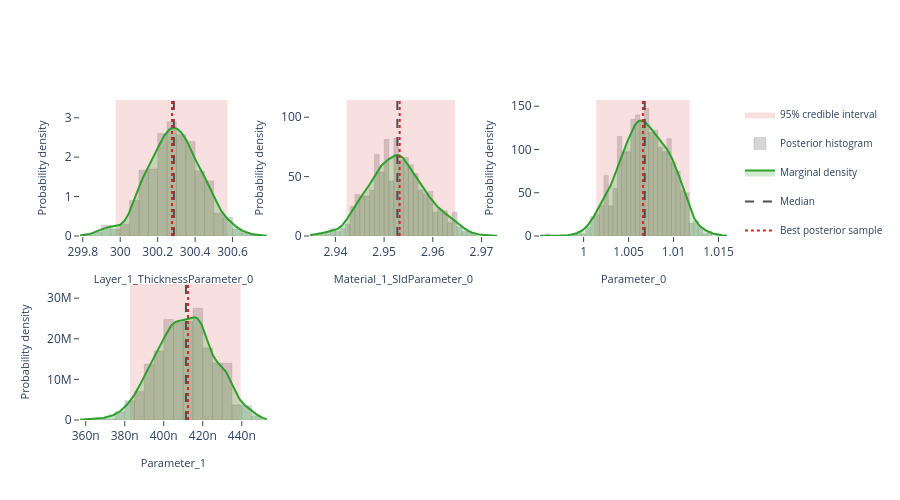

Here is the notebook cell this chart was saved with:
### Markdown cell above
## Interactive posterior plots

The next three cells render the same Plotly figures that are shown on the
Bayesian Posterior tab of the EasyReflectometryApp:

* **Marginals** — per-parameter distribution: histogram + smooth KDE marginal,
  shaded 95% credible interval, and median / best-sample lines
  (`plot_distribution` or `posterior.distribution()`)
* **Corner plot** — pairwise marginals + 2-D contours + scatter (`plot_corner`)
* **Traces** — per-chain trace + marginal histogram (`plot_trace`)

The standalone helpers are called with ``return_figure=True`` so they return a
Plotly ``Figure`` that we render in the notebook with ``fig.show()``; the
``PosteriorResults`` methods return the figure directly.

### Code cell
# ---- Marginal posterior distributions ---------------------------------------
# One panel per free parameter, each overlaying the posterior histogram, a
# smooth Gaussian-KDE marginal, the shaded 95% credible interval, and the
# median / best-sample reference lines.  Mirrors the "Marginals" sub-tab in
# the EasyReflectometryApp.

# The PosteriorResults method passes ``logp`` through automatically so the
# best posterior sample (MAP) line is drawn:
fig = posterior.distribution()
fig.show()

# Standalone equivalent (pass ``logp`` to get the best-sample line):
# fig = plot_distribution(
#     posterior.draws,
#     posterior.param_names,
#     logp=posterior.logp,
#     return_figure=True,
# )
# fig.show()

### Figure 1 — Plotly figure (JSON) as saved in the notebook; plotly's stock layout.template omitted (floating-point values rounded to 4 significant figures; data arrays with more than 128 entries replaced by an {"elided": "..."} marker saying what was removed)
{"data": [{"fill": "toself", "fillcolor": "rgba(214, 39, 40, 0.14)", "hoverinfo": "skip", "legendgroup": "95% credible interval", "line": {"color": "rgba(214, 39, 40, 0.14)", "width": 0}, "mode": "lines", "name": "95% credible interval", "showlegend": true, "type": "scatter", "x": [300.0, 300.6, 300.6, 300.0, 300.0], "xaxis": "x", "y": [0.0, 0.0, 3.451, 3.451, 0.0], "yaxis": "y"}, {"histnorm": "probability density", "hovertemplate": "sample=%{x:.4f}<br>density: %{y:.2f}<extra></extra>", "legendgroup": "histogram", "marker": {"color": "rgba(120, 120, 120, 0.38)", "line": {"color": "rgba(120, 120, 120, 0.24)", "width": 1}}, "name": "Posterior histogram", "nbinsx": 40, "opacity": 0.82, "showlegend": true, "type": "histogram", "x": {"elided": "800 float values"}, "xaxis": "x", "yaxis": "y"}, {"fill": "tozeroy", "fillcolor": "rgba(44, 160, 44, 0.22)", "hovertemplate": "Layer_1_ThicknessParameter_0: %{x:.4f}<br>density: %{y:.4f}<extra></extra>", "legendgroup": "marginal", "line": {"color": "rgb(44, 160, 44)", "width": 2}, "mode": "lines", "name": "Marginal density", "showlegend": true, "type": "scatter", "x": {"elided": "256 float values"}, "xaxis": "x", "y": {"elided": "256 float values"}, "yaxis": "y"}, {"hovertemplate": "Median: %{x:.4f}<extra></extra>", "legendgroup": "Median", "line": {"color": "rgb(80, 80, 80)", "dash": "dash", "width": 2}, "mode": "lines", "name": "Median", "showlegend": true, "type": "scatter", "x": [300.3, 300.3], "xaxis": "x", "y": [0.0, 3.451], "yaxis": "y"}, {"hovertemplate": "Best posterior sample: %{x:.4f}<extra></extra>", "legendgroup": "Best posterior sample", "line": {"color": "rgb(214, 39, 40)", "dash": "dot", "width": 2}, "mode": "lines", "name": "Best posterior sample", "showlegend": true, "type": "scatter", "x": [300.3, 300.3], "xaxis": "x", "y": [0.0, 3.451], "yaxis": "y"}, {"fill": "toself", "fillcolor": "rgba(214, 39, 40, 0.14)", "hoverinfo": "skip", "legendgroup": "95% credible interval", "line": {"color": "rgba(214, 39, 40, 0.14)", "width": 0}, "mode": "lines", "name": "95% credible interval", "showlegend": false, "type": "scatter", "x": [2.942, 2.965, 2.965, 2.942, 2.942], "xaxis": "x2", "y": [0.0, 0.0, 114.5, 114.5, 0.0], "yaxis": "y2"}, {"histnorm": "probability density", "hovertemplate": "sample=%{x:.4f}<br>density: %{y:.2f}<extra></extra>", "legendgroup": "histogram", "marker": {"color": "rgba(120, 120, 120, 0.38)", "line": {"color": "rgba(120, 120, 120, 0.24)", "width": 1}}, "name": "Posterior histogram", "nbinsx": 40, "opacity": 0.82, "showlegend": false, "type": "histogram", "x": {"elided": "800 float values"}, "xaxis": "x2", "yaxis": "y2"}, {"fill": "tozeroy", "fillcolor": "rgba(44, 160, 44, 0.22)", "hovertemplate": "Material_1_SldParameter_0: %{x:.4f}<br>density: %{y:.4f}<extra></extra>", "legendgroup": "marginal", "line": {"color": "rgb(44, 160, 44)", "width": 2}, "mode": "lines", "name": "Marginal density", "showlegend": false, "type": "scatter", "x": {"elided": "256 float values"}, "xaxis": "x2", "y": {"elided": "256 float values"}, "yaxis": "y2"}, {"hovertemplate": "Median: %{x:.4f}<extra></extra>", "legendgroup": "Median", "line": {"color": "rgb(80, 80, 80)", "dash": "dash", "width": 2}, "mode": "lines", "name": "Median", "showlegend": false, "type": "scatter", "x": [2.953, 2.953], "xaxis": "x2", "y": [0.0, 114.5], "yaxis": "y2"}, {"hovertemplate": "Best posterior sample: %{x:.4f}<extra></extra>", "legendgroup": "Best posterior sample", "line": {"color": "rgb(214, 39, 40)", "dash": "dot", "width": 2}, "mode": "lines", "name": "Best posterior sample", "showlegend": false, "type": "scatter", "x": [2.953, 2.953], "xaxis": "x2", "y": [0.0, 114.5], "yaxis": "y2"}, {"fill": "toself", "fillcolor": "rgba(214, 39, 40, 0.14)", "hoverinfo": "skip", "legendgroup": "95% credible interval", "line": {"color": "rgba(214, 39, 40, 0.14)", "width": 0}, "mode": "lines", "name": "95% credible interval", "showlegend": false, "type": "scatter", "x": [1.001, 1.012, 1.012, 1.001, 1.001], "xaxis": "x3", "y": [0.0, 0.0, 157.2, 157.2, 0.0], "yaxis": "y3"}, {"histnorm": "probability density", "hovertemplate": "sample=%{x:.4f}<br>density: %{y:.2f}<extra></extra>", "legendgroup": "histogram", "marker": {"color": "rgba(120, 120, 120, 0.38)", "line": {"color": "rgba(120, 120, 120, 0.24)", "width": 1}}, "name": "Posterior histogram", "nbinsx": 40, "opacity": 0.82, "showlegend": false, "type": "histogram", "x": {"elided": "800 float values"}, "xaxis": "x3", "yaxis": "y3"}, {"fill": "tozeroy", "fillcolor": "rgba(44, 160, 44, 0.22)", "hovertemplate": "Parameter_0: %{x:.4f}<br>density: %{y:.4f}<extra></extra>", "legendgroup": "marginal", "line": {"color": "rgb(44, 160, 44)", "width": 2}, "mode": "lines", "name": "Marginal density", "showlegend": false, "type": "scatter", "x": {"elided": "256 float values"}, "xaxis": "x3", "y": {"elided": "256 float values"}, "yaxis": "y3"}, {"hovertemplate": "Median: %{x:.4f}<extra></extra>", "legendgroup": "Median", "line": {"color": "rgb(80, 80, 80)", "dash": "dash", "width": 2}, "mode": "lines", "name": "Median", "showlegend": false, "type": "scatter", "x": [1.007, 1.007], "xaxis": "x3", "y": [0.0, 157.2], "yaxis": "y3"}, {"hovertemplate": "Best posterior sample: %{x:.4f}<extra></extra>", "legendgroup": "Best posterior sample", "line": {"color": "rgb(214, 39, 40)", "dash": "dot", "width": 2}, "mode": "lines", "name": "Best posterior sample", "showlegend": false, "type": "scatter", "x": [1.007, 1.007], "xaxis": "x3", "y": [0.0, 157.2], "yaxis": "y3"}, {"fill": "toself", "fillcolor": "rgba(214, 39, 40, 0.14)", "hoverinfo": "skip", "legendgroup": "95% credible interval", "line": {"color": "rgba(214, 39, 40, 0.14)", "width": 0}, "mode": "lines", "name": "95% credible interval", "showlegend": false, "type": "scatter", "x": [3.827e-07, 4.394e-07, 4.394e-07, 3.827e-07, 3.827e-07], "xaxis": "x4", "y": [0.0, 0.0, 33490000.0, 33490000.0, 0.0], "yaxis": "y4"}, {"histnorm": "probability density", "hovertemplate": "sample=%{x:.4f}<br>density: %{y:.2f}<extra></extra>", "legendgroup": "histogram", "marker": {"color": "rgba(120, 120, 120, 0.38)", "line": {"color": "rgba(120, 120, 120, 0.24)", "width": 1}}, "name": "Posterior histogram", "nbinsx": 40, "opacity": 0.82, "showlegend": false, "type": "histogram", "x": {"elided": "800 float values"}, "xaxis": "x4", "yaxis": "y4"}, {"fill": "tozeroy", "fillcolor": "rgba(44, 160, 44, 0.22)", "hovertemplate": "Parameter_1: %{x:.4f}<br>density: %{y:.4f}<extra></extra>", "legendgroup": "marginal", "line": {"color": "rgb(44, 160, 44)", "width": 2}, "mode": "lines", "name": "Marginal density", "showlegend": false, "type": "scatter", "x": {"elided": "256 float values"}, "xaxis": "x4", "y": {"elided": "256 float values"}, "yaxis": "y4"}, {"hovertemplate": "Median: %{x:.4f}<extra></extra>", "legendgroup": "Median", "line": {"color": "rgb(80, 80, 80)", "dash": "dash", "width": 2}, "mode": "lines", "name": "Median", "showlegend": false, "type": "scatter", "x": [4.114e-07, 4.114e-07], "xaxis": "x4", "y": [0.0, 33490000.0], "yaxis": "y4"}, {"hovertemplate": "Best posterior sample: %{x:.4f}<extra></extra>", "legendgroup": "Best posterior sample", "line": {"color": "rgb(214, 39, 40)", "dash": "dot", "width": 2}, "mode": "lines", "name": "Best posterior sample", "showlegend": false, "type": "scatter", "x": [4.125e-07, 4.125e-07], "xaxis": "x4", "y": [0.0, 33490000.0], "yaxis": "y4"}], "layout": {"barmode": "overlay", "height": 500, "legend": {"font": {"size": 10}}, "plot_bgcolor": "white", "showlegend": true, "xaxis": {"anchor": "y", "domain": [0.0, 0.2889], "range": [299.8, 300.8], "showgrid": false, "ticks": "outside", "title": {"font": {"size": 11}, "text": "Layer_1_ThicknessParameter_0"}, "zeroline": false}, "xaxis2": {"anchor": "y2", "domain": [0.3556, 0.6444], "range": [2.935, 2.973], "showgrid": false, "ticks": "outside", "title": {"font": {"size": 11}, "text": "Material_1_SldParameter_0"}, "zeroline": false}, "xaxis3": {"anchor": "y3", "domain": [0.7111, 1.0], "range": [0.9952, 1.016], "showgrid": false, "ticks": "outside", "title": {"font": {"size": 11}, "text": "Parameter_0"}, "zeroline": false}, "xaxis4": {"anchor": "y4", "domain": [0.0, 0.2889], "range": [3.571e-07, 4.529e-07], "showgrid": false, "ticks": "outside", "title": {"font": {"size": 11}, "text": "Parameter_1"}, "zeroline": false}, "xaxis5": {"anchor": "y5", "domain": [0.3556, 0.6444], "showgrid": false, "ticks": "outside", "zeroline": false}, "xaxis6": {"anchor": "y6", "domain": [0.7111, 1.0], "showgrid": false, "ticks": "outside", "zeroline": false}, "yaxis": {"anchor": "x", "domain": [0.575, 1.0], "range": [0.0, 3.451], "showgrid": false, "ticks": "outside", "title": {"font": {"size": 11}, "text": "Probability density"}, "zeroline": false}, "yaxis2": {"anchor": "x2", "domain": [0.575, 1.0], "range": [0.0, 114.5], "showgrid": false, "ticks": "outside", "title": {"font": {"size": 11}, "text": "Probability density"}, "zeroline": false}, "yaxis3": {"anchor": "x3", "domain": [0.575, 1.0], "range": [0.0, 157.2], "showgrid": false, "ticks": "outside", "title": {"font": {"size": 11}, "text": "Probability density"}, "zeroline": false}, "yaxis4": {"anchor": "x4", "domain": [0.0, 0.425], "range": [0.0, 33490000.0], "showgrid": false, "ticks": "outside", "title": {"font": {"size": 11}, "text": "Probability density"}, "zeroline": false}, "yaxis5": {"anchor": "x5", "domain": [0.0, 0.425], "showgrid": false, "ticks": "outside", "zeroline": false}, "yaxis6": {"anchor": "x6", "domain": [0.0, 0.425], "showgrid": false, "ticks": "outside", "zeroline": false}}}
